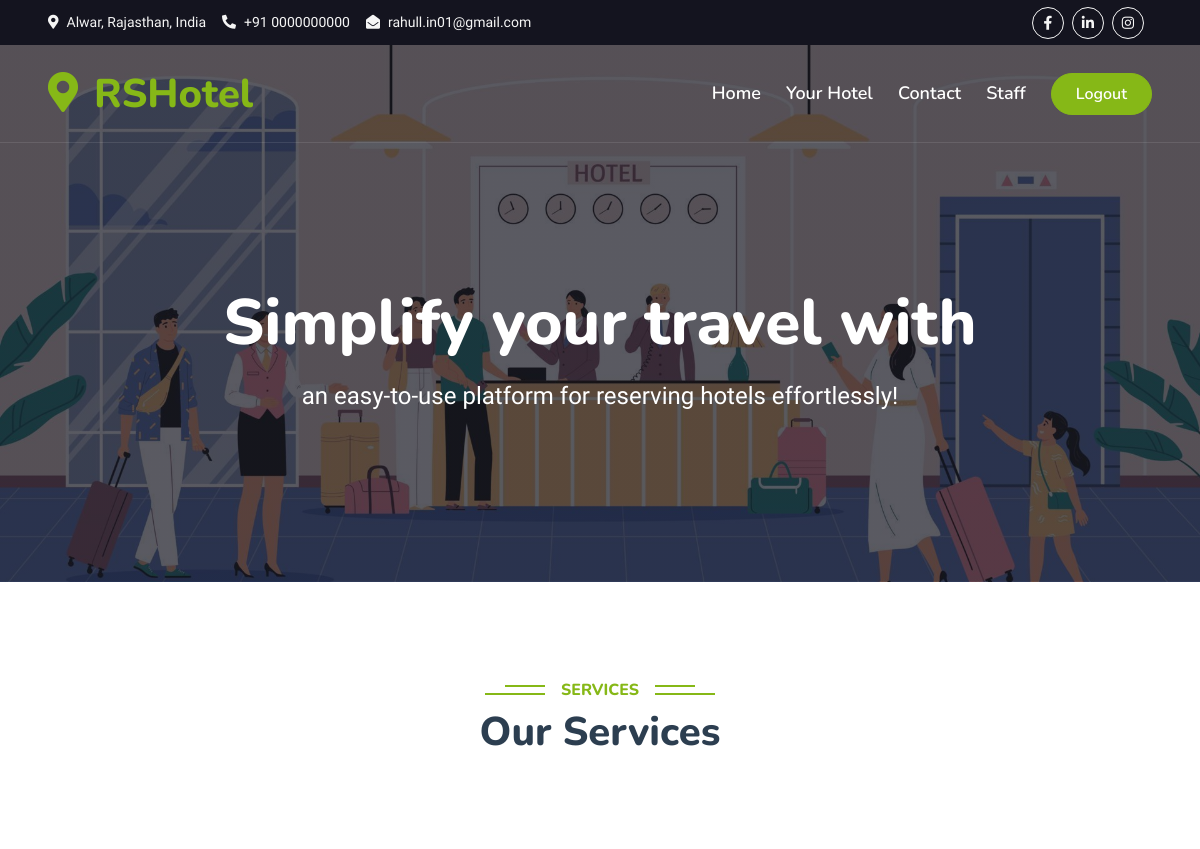
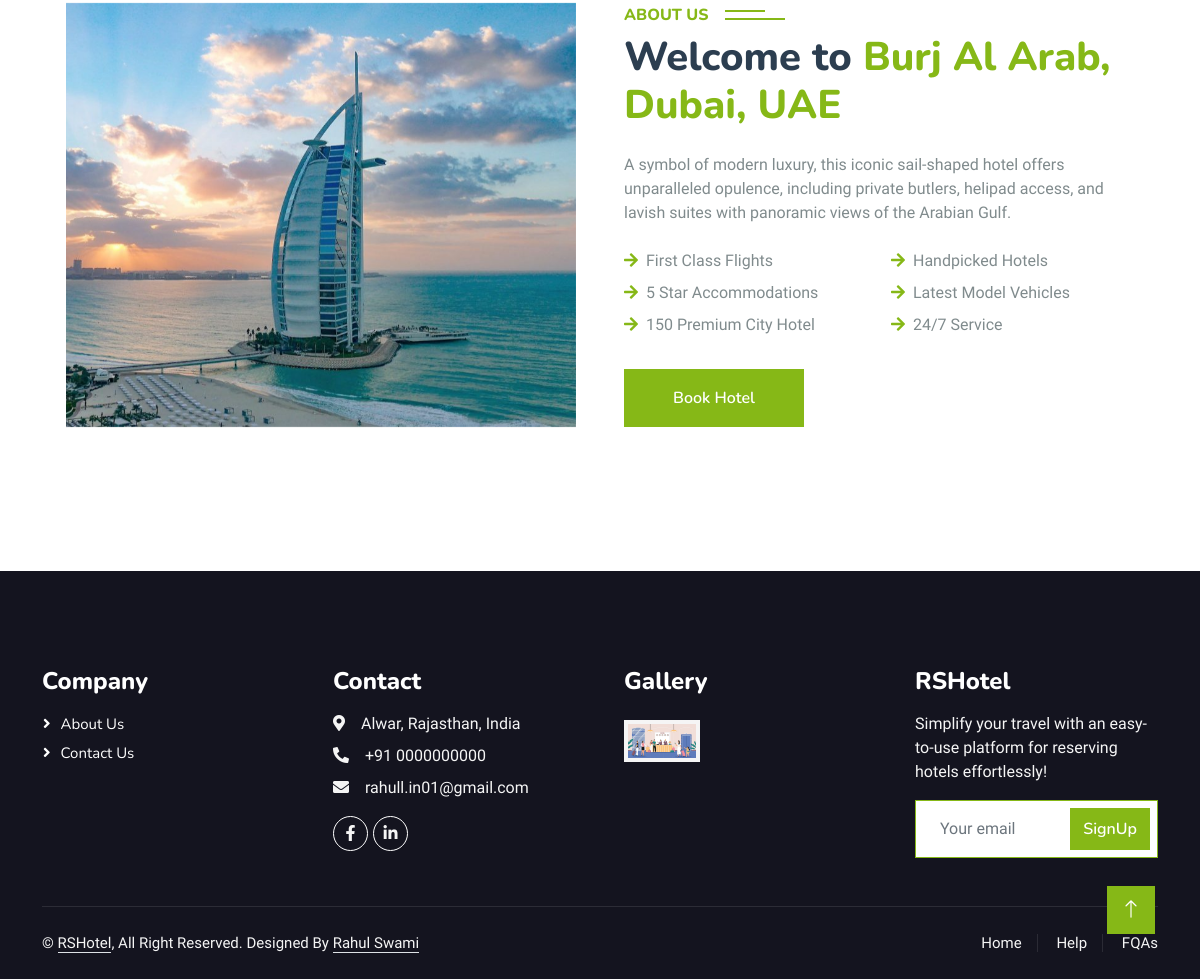
Page /hotel/detail/1/ (signed in) on the committed database (2 pictures, top to bottom).
### home/models.py (models this page shows, shortened)
class Hotel(models.Model):
    hname = models.CharField(max_length=100)
    hdesc = models.TextField()
    himg = models.ImageField(upload_to='hotel_image/')

### home/views.py (the view)
# urls.py: path('hotel/detail/<int:id>/', hotel_details, name='hotel_details'),
@login_required(login_url='login')
def hotel_details(request, id):
    hotel = get_object_or_404(Hotel, id=id)
    return render(request, 'hotels_details.html', {'hotel':hotel})

### home/templates/hotels_details.html
{% extends "base.html" %}
{% block contant %}
    <div class="container-xxl py-5">
        <div class="container">
            <div class="text-center wow fadeInUp" data-wow-delay="0.1s">
                <h6 class="section-title bg-white text-center text-primary px-3">Services</h6>
                <h1 class="mb-5">Our Services</h1>
            </div>
            <div class="container-xxl py-5">
                <div class="container">
                    <div class="row g-5">
                        <div class="col-lg-6 wow fadeInUp" data-wow-delay="0.1s" style="min-height: 400px;">
                            <div class="position-relative h-100">
                                <img class="img-fluid position-absolute w-100 h-100" src="/media/{{hotel.himg}}" alt="" style="object-fit: cover;">
                            </div>
                        </div>
                        <div class="col-lg-6 wow fadeInUp" data-wow-delay="0.3s">
                            <h6 class="section-title bg-white text-start text-primary pe-3">About Us</h6>
                            <h1 class="mb-4">Welcome to <span class="text-primary">{{hotel.hname}}</span></h1>
                            <p class="mb-4">{{hotel.hdesc}}</p>
                            <div class="row gy-2 gx-4 mb-4">
                                <div class="col-sm-6">
                                    <p class="mb-0"><i class="fa fa-arrow-right text-primary me-2"></i>First Class Flights</p>
                                </div>
                                <div class="col-sm-6">
                                    <p class="mb-0"><i class="fa fa-arrow-right text-primary me-2"></i>Handpicked Hotels</p>
                                </div>
                                <div class="col-sm-6">
                                    <p class="mb-0"><i class="fa fa-arrow-right text-primary me-2"></i>5 Star Accommodations</p>
                                </div>
                                <div class="col-sm-6">
                                    <p class="mb-0"><i class="fa fa-arrow-right text-primary me-2"></i>Latest Model Vehicles</p>
                                </div>
                                <div class="col-sm-6">
                                    <p class="mb-0"><i class="fa fa-arrow-right text-primary me-2"></i>150 Premium City Hotel</p>
                                </div>
                                <div class="col-sm-6">
                                    <p class="mb-0"><i class="fa fa-arrow-right text-primary me-2"></i>24/7 Service</p>
                                </div>
                            </div>
                            <a class="btn btn-primary py-3 px-5 mt-2" href="{% url 'booking' %}">Book Hotel</a>
                        </div>
                    </div>
                </div>
            </div>
        </div>
    </div>
    {% endblock %}

### home/static/css/style.css (style rules this page uses)
:root { --primary: #86B817; --secondary: #FE8800; --light: #F5F5F5; --dark: #14141F; }
.btn { font-family: 'Nunito', sans-serif; font-weight: 600; transition: .5s; }
.btn.btn-primary, .btn.btn-secondary { color: #FFFFFF; }
.section-title { position: relative; display: inline-block; text-transform: uppercase; }
.section-title::before { position: absolute; content: ""; width: calc(100% + 80px); height: 2px; top: 4px; left: -40px; background: var(--primary); z-index: -1; }
.section-title::after { position: absolute; content: ""; width: calc(100% + 120px); height: 2px; bottom: 5px; left: -60px; background: var(--primary); z-index: -1; }
.section-title.text-start::before { width: calc(100% + 40px); left: 0; }
.section-title.text-start::after { width: calc(100% + 60px); left: 0; }

### rows in the picture
Hotel: himg (picture), hname "Burj Al Arab, Dubai, UAE", hdesc "A symbol of modern luxury, this iconic sail-shaped hotel offers unparalleled opulence, including private butlers, helipad access, and lavish suites with panoramic views of the Arabian Gulf."
